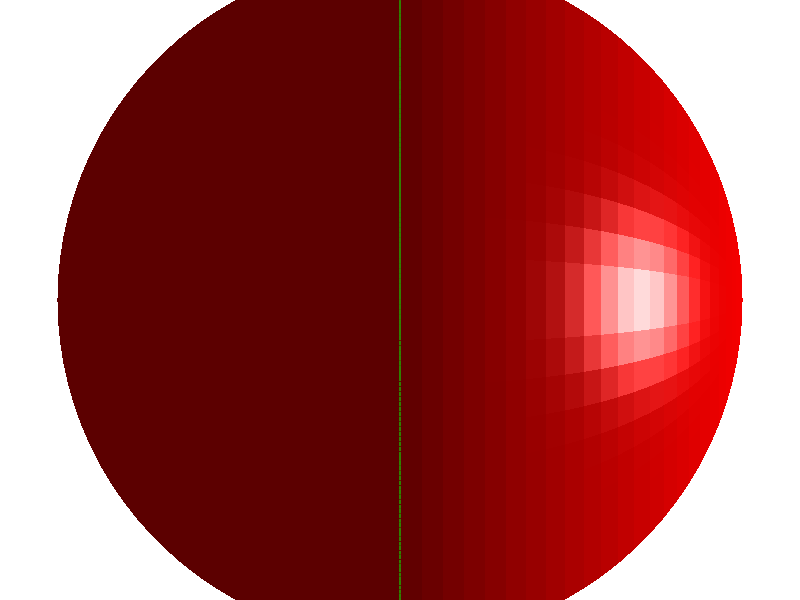

Write MATLAB code to recreate this figure. (Note: this script raises an error after producing the figure.)
clc; clear all; format long g; close all;

hFig = figure();
hAx = axes(hFig);
hold(hAx,'on');

[X,Y,Z] = sphere(50);
scale2 = 100;
h1=surf(hAx, scale2*X,          scale2*Y,          scale2*Z,          "EdgeColor","none", "FaceColor",'r', 'EdgeAlpha',0.5, 'FaceLighting','flat');
h2=surf(hAx, scale2*X+20*scale2,scale2*Y+20*scale2,scale2*Z+0*scale2, "EdgeColor","none", "FaceColor",'b', 'EdgeAlpha',0.5, 'FaceLighting','flat');
light(hAx, 'Style','infinite', 'Position',[0 0 1000]); 

theta = 0:0.01:2*pi;
x = 1.5*scale2*cos(theta);
y = 1.5*scale2*sin(theta);
plot(hAx, x,y, 'Color','g');

cameraPos = [-10*scale2,0,0];
campos(hAx, cameraPos);
camtarget(hAx, [1,0,0]);
camva(hAx, 10);
grid(hAx,'off');
axis(hAx,'equal');
hAx.XTick = [];
hAx.YTick = [];
hAx.ZTick = [];
hAx.Box = "off";
hAx.XColor = "none";
hAx.YColor = "none";
hAx.ZColor = "none";
camproj(hAx, 'perspective'); %THIS IS REQUIRED TO MAKE A "SKYBOX" WORK!!!
cameratoolbar(hFig);
hAx.Clipping = "off";
hAx.ClippingStyle = "rectangle";

lFh = @(src,evt) updateSkyboxPos(src,evt, hAx);
addlistener(hAx,'CameraPosition','PostSet', lFh);
lFh([],[]);

lFh = @(src,evt) updateCamTgtPos(src,evt, hAx, hFig);
addlistener(hAx,'CameraPosition','PostSet', lFh);

%
lFh = @(src,evt) showCameraPosTgtVaTextPreSet(src,evt, hAx, hFig);
addlistener(hAx,'CameraPosition','PreSet', lFh);

lFh = @(src,evt) showCameraPosTgtVaTextPreSet(src,evt, hAx, hFig);
addlistener(hAx,'CameraTarget','PreSet', lFh);

lFh = @(src,evt) showCameraPosTgtVaTextPreSet(src,evt, hAx, hFig);
addlistener(hAx,'CameraViewAngle','PreSet', lFh);

%
lFh = @(src,evt) showCameraPosTgtVaTextPostSet(src,evt, hAx, hFig);
addlistener(hAx,'CameraPosition','PostSet', lFh);

lFh = @(src,evt) showCameraPosTgtVaTextPostSet(src,evt, hAx, hFig);
addlistener(hAx,'CameraTarget','PostSet', lFh);

lFh = @(src,evt) showCameraPosTgtVaTextPostSet(src,evt, hAx, hFig);
addlistener(hAx,'CameraViewAngle','PostSet', lFh);

function updateSkyboxPos(~,~, hAx)
    global SkyBoxSurfHandle skyboxOrigin skyboxRadius

    cameraPos = campos(hAx);
    cameraTgt = camtarget(hAx);
    cameraVa = camva(hAx);

    if(isempty(skyboxOrigin) || isempty(skyboxRadius) || norm(cameraPos - skyboxOrigin) > 0.5*skyboxRadius) %only update skybox sphere if we get too close to the edge
        if(not(isempty(SkyBoxSurfHandle)) && isvalid(SkyBoxSurfHandle))
            SkyBoxSurfHandle.Visible = 'off'; %This makes sure that the axes bounds are set without including the skybox.  Just turn the skybox back o0n later. 
        end
    
        xBndMaxDistToCamPos = max(abs(cameraPos(1) - xlim(hAx)));
        yBndMaxDistToCamPos = max(abs(cameraPos(2) - ylim(hAx)));
        zBndMaxDistToCamPos = max(abs(cameraPos(3) - zlim(hAx)));
        
        skyboxSize = 15*max([xBndMaxDistToCamPos, yBndMaxDistToCamPos, zBndMaxDistToCamPos]);
        
        skyboxOrigin = cameraPos;
        skyboxRadius = skyboxSize;

        [X,Y,Z] = sphere(30);
        if(isempty(SkyBoxSurfHandle) || not(isvalid(SkyBoxSurfHandle)))
            I = imread('eso0932a.tif');
            % I = imread('peppers.png');
            I = flipud(I);
    
            hold(hAx,'on');
            SkyBoxSurfHandle = surf(hAx, skyboxSize*X+cameraPos(1),skyboxSize*Y+cameraPos(2),skyboxSize*Z+cameraPos(3), "EdgeColor","none", "FaceColor","texturemap", 'CData',I, 'FaceLighting','none');
        else
            SkyBoxSurfHandle.XData = skyboxSize*X+cameraPos(1);
            SkyBoxSurfHandle.YData = skyboxSize*Y+cameraPos(2);
            SkyBoxSurfHandle.ZData = skyboxSize*Z+cameraPos(3);
            SkyBoxSurfHandle.Visible = 'on';
        end

        campos(hAx, cameraPos);
        camtarget(hAx, cameraTgt);
        camva(hAx, cameraVa);
    end
end

function updateCamTgtPos(~,~, hAx, hFig)
    global camPosTgtDist

    if(strcmpi(cameratoolbar(hFig,"GetMode"), 'dollyfb'))
        if(isempty(camPosTgtDist))
            camPosTgtDist = norm(camtarget(hAx) - campos(hAx));
        else
            posTgtNorm = norm(camtarget(hAx) - campos(hAx));
            posTgtUnitVect = (camtarget(hAx) - campos(hAx))/posTgtNorm;

            newCamTgt = campos(hAx) + camPosTgtDist*posTgtUnitVect;
            camtarget(hAx, newCamTgt);
        end
    end
end

function showCameraPosTgtVaTextPreSet(src,evt, hAx,hFig)
    global hAnnotationCamPosTgtVa

    if(isempty(hAnnotationCamPosTgtVa) || ~isvalid(hAnnotationCamPosTgtVa))
        hAnnotationCamPosTgtVa = annotation(hFig, 'textbox',[0 0 1 0.1], 'String','Test Text', 'FitBoxToText','off', 'BackgroundColor','w');
    end

    hAnnotationCamPosTgtVa.Visible = true;
end

function showCameraPosTgtVaTextPostSet(src,evt, hAx,hFig)
    global hAnnotationCamPosTgtVa

    cameraPos = campos(hAx);
    cameraTgt = camtarget(hAx);
    cameraVa = camva(hAx);
    [caz,cel] = view(hAx);

    s = sprintf("Camera Position: [%0.3f %0.3f %0.3f] km | Camera Target: [%0.3f %0.3f %0.3f] km | Camera Azimuth: %0.3f deg | Camera Elevation: %0.3f deg | Camera View Angle: %0.3f deg", ...
                cameraPos(1), cameraPos(2), cameraPos(3), ...
                cameraTgt(1), cameraTgt(2), cameraTgt(3), ...
                caz, ...
                cel, ...
                cameraVa);

    hAnnotationCamPosTgtVa.String = s;
end